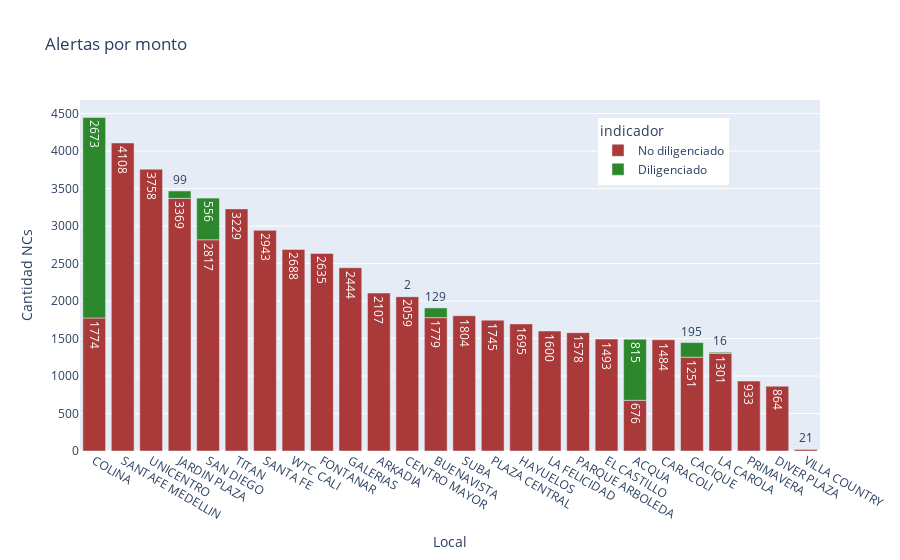

Notebook code for this chart:
### Code cell
h_fig = px.bar(m_x_fig, x="Desc_local", y="Cautoriza",color="indicador",text="Cautoriza",color_discrete_sequence=['rgb(170, 57, 57)','rgb(45, 136, 45)'], title="Alertas por monto", labels={"Desc_local":"Local","Cautoriza":"Cantidad NCs"}) 
h_fig.update_layout(xaxis_categoryorder = 'total descending',legend=dict(yanchor="top", y=0.95, xanchor="left", x=0.7))
h_fig.show()
h_fig.write_image(f"output/{dt_string}_alertas_x_monto.svg",height =500,width=900 )

### Figure 1 — Plotly figure (JSON) as saved in the notebook; plotly's stock layout.template omitted (floating-point values rounded to 4 significant figures)
{"data": [{"alignmentgroup": "True", "hovertemplate": "indicador=No diligenciado<br>Local=%{x}<br>Cantidad NCs=%{text}<extra></extra>", "legendgroup": "No diligenciado", "marker": {"color": "rgb(170, 57, 57)", "pattern": {"shape": ""}}, "name": "No diligenciado", "offsetgroup": "No diligenciado", "orientation": "v", "showlegend": true, "text": [4108, 3758, 3369, 3229, 2943, 2817, 2688, 2635, 2444, 2107, 2059, 1804, 1779, 1774, 1745, 1695, 1600, 1578, 1493, 1484, 1301, 1251, 933, 864, 676, 21], "textposition": "auto", "type": "bar", "x": ["SANTAFE MEDELLIN", "UNICENTRO", "JARDIN PLAZA", "TITAN", "SANTA FE", "SAN DIEGO", "WTC CALI", "FONTANAR", "GALERIAS", "ARKADIA", "CENTRO MAYOR", "SUBA", "BUENAVISTA", "COLINA", "PLAZA CENTRAL", "HAYUELOS", "LA FELICIDAD", "PARQUE ARBOLEDA", "EL CASTILLO", "CARACOLI", "LA CAROLA", "CACIQUE", "PRIMAVERA", "DIVER PLAZA", "ACQUA", "VILLA COUNTRY"], "xaxis": "x", "y": [4108, 3758, 3369, 3229, 2943, 2817, 2688, 2635, 2444, 2107, 2059, 1804, 1779, 1774, 1745, 1695, 1600, 1578, 1493, 1484, 1301, 1251, 933, 864, 676, 21], "yaxis": "y"}, {"alignmentgroup": "True", "hovertemplate": "indicador=Diligenciado<br>Local=%{x}<br>Cantidad NCs=%{text}<extra></extra>", "legendgroup": "Diligenciado", "marker": {"color": "rgb(45, 136, 45)", "pattern": {"shape": ""}}, "name": "Diligenciado", "offsetgroup": "Diligenciado", "orientation": "v", "showlegend": true, "text": [2673, 815, 556, 195, 129, 99, 16, 2], "textposition": "auto", "type": "bar", "x": ["COLINA", "ACQUA", "SAN DIEGO", "CACIQUE", "BUENAVISTA", "JARDIN PLAZA", "LA CAROLA", "CENTRO MAYOR"], "xaxis": "x", "y": [2673, 815, 556, 195, 129, 99, 16, 2], "yaxis": "y"}], "layout": {"barmode": "relative", "legend": {"title": {"text": "indicador"}, "tracegroupgap": 0, "x": 0.7, "xanchor": "left", "y": 0.95, "yanchor": "top"}, "title": {"text": "Alertas por monto"}, "xaxis": {"anchor": "y", "categoryorder": "total descending", "domain": [0, 1], "title": {"text": "Local"}}, "yaxis": {"anchor": "x", "domain": [0, 1], "title": {"text": "Cantidad NCs"}}}}
